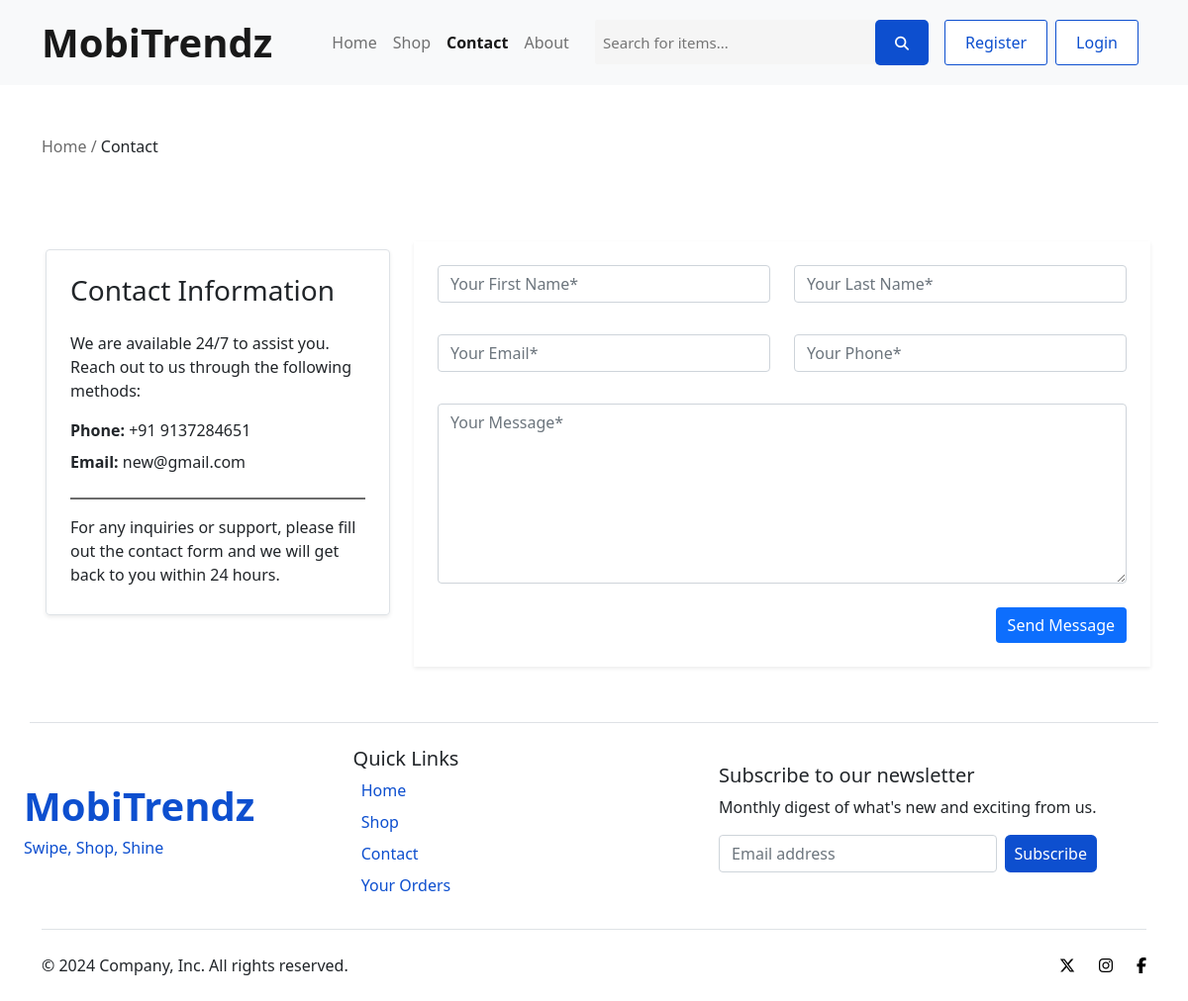
The page /contact.php on the database its author committed.
### tables this page shows
CREATE TABLE `contact_page_details_tbl` (
  `Contact_Email` varchar(255) DEFAULT NULL,
  `Contact_Number` varchar(20) DEFAULT NULL
);

### contact.php (the view, shortened to what this page needs)
<?php $title="Contact";include('header.php');
$query = "SELECT `Contact_Email`, `Contact_Number` FROM `contact_page_details_tbl`";
    $result = mysqli_query($con, $query);
    $contact = mysqli_fetch_assoc($result);
?>
    <div class="container sitemap">
        <p><a href="index.php" class="text-decoration-none dim link">Home /</a> Contact</p>
    </div>
    <div class="container">
        <div class="row">
                <div class="col-12 col-md-4 p-3">
            <div class="shadow-sm p-4 rounded border">
                <h3 class="mb-4">Contact Information</h3>
                <p class="mb-3">We are available 24/7 to assist you. Reach out to us through the following methods:</p>
                <p class="mb-2"><strong>Phone:</strong> +91 <?php echo $contact["Contact_Number"]; ?></p>
                <p class="mb-4"><strong>Email:</strong> <?php  echo $contact["Contact_Email"]; ?></p>
                <div class="line mb-3"></div>
                <p class="mb-1">For any inquiries or support, please fill out the contact form and we will get back to you within 24 hours.</p>
            </div>
        </div>
        <div class="col-12 col-md-8 p-2">
    <div class="shadow-sm p-4">
        <form id="contactForm" method="POST" onsubmit="return contactFormValidation()">
            <div class="row mb-3">
                <div class="col-md-6">
                    <input type="text" id="contactName" name="FirstName" placeholder="Your First Name*" class="form-control">
                </div>
                <div class="col-md-6">
                    <input type="text" id="contactName2" name="LastName" placeholder="Your Last Name*" class="form-control">
                </div>
            </div>
            <div class="row mb-3">
                <div class="col-md-6">
                    <input type="text" id="contactEmail" name="Email" placeholder="Your Email*" class="form-control">
                </div>
                <div class="col-md-6">
                    <input type="text" id="contactPhone" name="Phone" placeholder="Your Phone*" class="form-control">
                </div>
            </div>
            <div class="mb-3">
                <textarea id="contactMessage" name="Message" class="form-control" rows="7" placeholder="Your Message*"></textarea>
            </div>
            <div class="d-flex justify-content-end">
                <input type="submit" name="submit" value="Send Message" class="btn btn-primary mt-2">
            </div>
        </form>
    </div>
</div>
        </div>
    </div>
<?php include('footer.php');
?>

### css/style.css (style rules this page uses)
:root { --dim: #6c6c6c; --form-bg: #f5f5f5; --form: #8c8c8c; --primary:#0D4FCF; --delete: #d9534f; --form-label: #6c757d; --secondary: #6e9bc5; --discount: #00cc66; --hover:#FDD330; }
* { margin: 0; padding: 0; box-sizing: border-box; font-family: system-ui, -apple-system, BlinkMacSystemFont, 'Segoe UI', Roboto, Oxygen, Ubuntu, Cantarell, 'Open Sans', 'Helvetica Neue', sans-serif; }
.link { transition: color 0.15s; }
#contactMessage { font-size: 16px; }
.dim { color: var(--dim); }
.sitemap { margin: 40px 0; font-size: 16px; }
.line { background-color: var(--dim); height: 2px; }
.form input[type="text"], textarea { padding: 14px; border: 1px solid grey; border-radius: 3px; font-size: 16px; width: 100%; box-sizing: border-box; }
input[type="submit"], button { border: none; }
.sitemap { margin-top: 30px; }
.sitemap { padding: 20px; }

### rows shown on the page
contact_page_details_tbl: Contact_Number "9137284651", Contact_Email "new@gmail.com"
